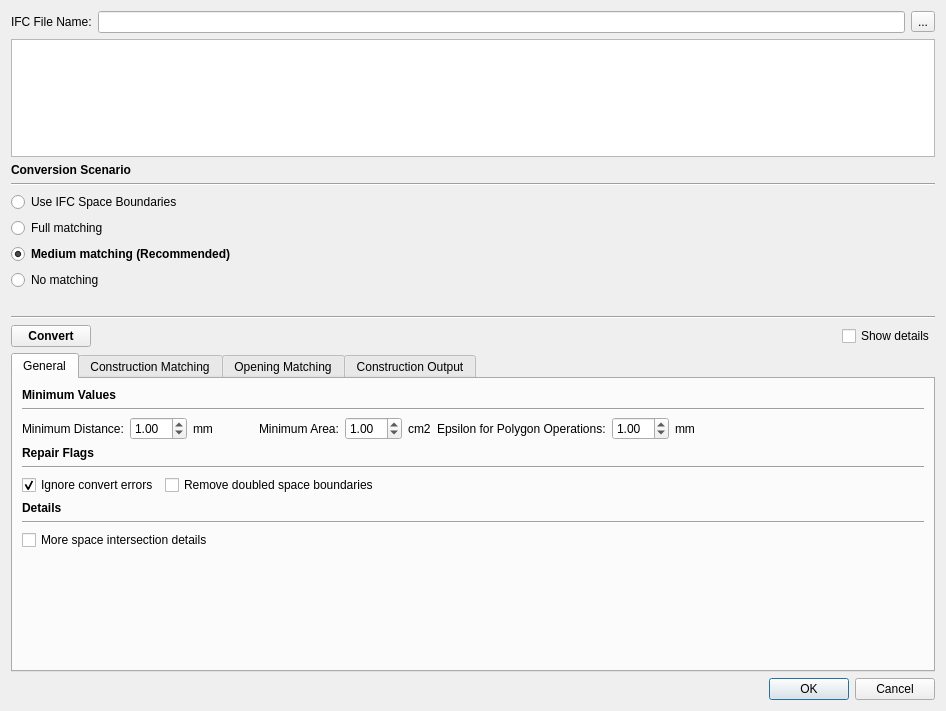
<?xml version="1.0" encoding="UTF-8"?>
<ui version="4.0">
 <class>ImportIFCDialog</class>
 <widget class="QDialog" name="ImportIFCDialog">
  <property name="geometry">
   <rect>
    <x>0</x>
    <y>0</y>
    <width>946</width>
    <height>711</height>
   </rect>
  </property>
  <property name="windowTitle">
   <string>IFC Import</string>
  </property>
  <layout class="QVBoxLayout" name="verticalLayoutMain">
   <item>
    <layout class="QHBoxLayout" name="horizontalLayoutFile">
     <item>
      <widget class="QLabel" name="labelIFCFileName">
       <property name="text">
        <string>IFC File Name:</string>
       </property>
      </widget>
     </item>
     <item>
      <widget class="QLineEdit" name="lineEditIFCFile"/>
     </item>
     <item>
      <widget class="QToolButton" name="toolButtonOpenIFCFile">
       <property name="text">
        <string>...</string>
       </property>
      </widget>
     </item>
    </layout>
   </item>
   <item>
    <widget class="QTextEdit" name="textEdit">
     <property name="readOnly">
      <bool>true</bool>
     </property>
    </widget>
   </item>
   <item>
    <widget class="QWidget" name="widgetConvert" native="true">
     <layout class="QVBoxLayout" name="verticalLayoutConvert">
      <property name="leftMargin">
       <number>0</number>
      </property>
      <property name="topMargin">
       <number>0</number>
      </property>
      <property name="rightMargin">
       <number>0</number>
      </property>
      <property name="bottomMargin">
       <number>0</number>
      </property>
      <item>
       <widget class="QLabel" name="labelSectionScenario">
        <property name="font">
         <font>
          <bold>true</bold>
         </font>
        </property>
        <property name="text">
         <string>Conversion Scenario</string>
        </property>
       </widget>
      </item>
      <item>
       <widget class="QFrame" name="lineScenario">
        <property name="frameShape">
         <enum>QFrame::Shape::HLine</enum>
        </property>
        <property name="frameShadow">
         <enum>QFrame::Shadow::Sunken</enum>
        </property>
       </widget>
      </item>
      <item>
       <widget class="QRadioButton" name="radioButtonScenarioSB">
        <property name="text">
         <string>Use IFC Space Boundaries</string>
        </property>
       </widget>
      </item>
      <item>
       <widget class="QRadioButton" name="radioButtonScenarioFull">
        <property name="text">
         <string>Full matching</string>
        </property>
       </widget>
      </item>
      <item>
       <widget class="QRadioButton" name="radioButtonScenarioMedium">
        <property name="font">
         <font>
          <bold>true</bold>
         </font>
        </property>
        <property name="text">
         <string>Medium matching (Recommended)</string>
        </property>
        <property name="checked">
         <bool>true</bool>
        </property>
       </widget>
      </item>
      <item>
       <widget class="QRadioButton" name="radioButtonScenarioNone">
        <property name="text">
         <string>No matching</string>
        </property>
       </widget>
      </item>
      <item>
       <widget class="QLabel" name="labelScenarioDescription">
        <property name="text">
         <string/>
        </property>
        <property name="wordWrap">
         <bool>true</bool>
        </property>
       </widget>
      </item>
      <item>
       <widget class="QFrame" name="lineBeforeConvert">
        <property name="frameShape">
         <enum>QFrame::Shape::HLine</enum>
        </property>
        <property name="frameShadow">
         <enum>QFrame::Shadow::Sunken</enum>
        </property>
       </widget>
      </item>
      <item>
       <layout class="QHBoxLayout" name="horizontalLayoutConvertRow">
        <item>
         <widget class="QPushButton" name="pushButtonConvert">
          <property name="font">
           <font>
            <bold>true</bold>
           </font>
          </property>
          <property name="text">
           <string>Convert</string>
          </property>
         </widget>
        </item>
        <item>
         <spacer name="horizontalSpacerConvert">
          <property name="orientation">
           <enum>Qt::Orientation::Horizontal</enum>
          </property>
          <property name="sizeHint" stdset="0">
           <size>
            <width>40</width>
            <height>20</height>
           </size>
          </property>
         </spacer>
        </item>
        <item>
         <widget class="QCheckBox" name="checkBoxAdvanced">
          <property name="text">
           <string>Show details</string>
          </property>
         </widget>
        </item>
       </layout>
      </item>
      <item>
       <widget class="QTabWidget" name="tabWidgetAdvanced">
        <property name="currentIndex">
         <number>0</number>
        </property>
        <widget class="QWidget" name="tabGeneralOptions">
         <attribute name="title">
          <string>General</string>
         </attribute>
         <layout class="QVBoxLayout" name="verticalLayoutGeneral" stretch="0,0,0,0,0,0,0,0,0,1">
          <item>
           <widget class="QLabel" name="labelSectionMinimumValues">
            <property name="font">
             <font>
              <bold>true</bold>
             </font>
            </property>
            <property name="text">
             <string>Minimum Values</string>
            </property>
           </widget>
          </item>
          <item>
           <widget class="QFrame" name="lineMinimumValues">
            <property name="frameShape">
             <enum>QFrame::Shape::HLine</enum>
            </property>
            <property name="frameShadow">
             <enum>QFrame::Shadow::Sunken</enum>
            </property>
           </widget>
          </item>
          <item>
           <layout class="QHBoxLayout" name="horizontalLayoutMinimumValues">
            <item>
             <widget class="QLabel" name="labelMinimumDistance">
              <property name="text">
               <string>Minimum Distance:</string>
              </property>
             </widget>
            </item>
            <item>
             <widget class="QDoubleSpinBox" name="doubleSpinBoxMinimumDistance">
              <property name="value">
               <double>1.000000000000000</double>
              </property>
             </widget>
            </item>
            <item>
             <widget class="QLabel" name="labelMinimumDistanceUnit">
              <property name="text">
               <string>mm</string>
              </property>
             </widget>
            </item>
            <item>
             <spacer name="horizontalSpacerMinDist">
              <property name="orientation">
               <enum>Qt::Orientation::Horizontal</enum>
              </property>
              <property name="sizeType">
               <enum>QSizePolicy::Policy::Fixed</enum>
              </property>
              <property name="sizeHint" stdset="0">
               <size>
                <width>40</width>
                <height>20</height>
               </size>
              </property>
             </spacer>
            </item>
            <item>
             <widget class="QLabel" name="labelMinimumArea">
              <property name="text">
               <string>Minimum Area:</string>
              </property>
             </widget>
            </item>
            <item>
             <widget class="QDoubleSpinBox" name="doubleSpinBoxMinimumArea">
              <property name="value">
               <double>1.000000000000000</double>
              </property>
             </widget>
            </item>
            <item>
             <widget class="QLabel" name="labelMinimumAreaUnit">
              <property name="text">
               <string>cm2</string>
              </property>
             </widget>
            </item>
            <item>
             <widget class="QLabel" name="labelPolygonEpsilon">
              <property name="text">
               <string>Epsilon for Polygon Operations:</string>
              </property>
             </widget>
            </item>
            <item>
             <widget class="QDoubleSpinBox" name="doubleSpinBoxPolygonEpsilon">
              <property name="value">
               <double>1.000000000000000</double>
              </property>
             </widget>
            </item>
            <item>
             <widget class="QLabel" name="labelPolygonEpsilonUnit">
              <property name="text">
               <string>mm</string>
              </property>
             </widget>
            </item>
            <item>
             <spacer name="horizontalSpacerMinValues">
              <property name="orientation">
               <enum>Qt::Orientation::Horizontal</enum>
              </property>
              <property name="sizeHint" stdset="0">
               <size>
                <width>40</width>
                <height>20</height>
               </size>
              </property>
             </spacer>
            </item>
           </layout>
          </item>
          <item>
           <widget class="QLabel" name="labelSectionRepairFlags">
            <property name="font">
             <font>
              <bold>true</bold>
             </font>
            </property>
            <property name="text">
             <string>Repair Flags</string>
            </property>
           </widget>
          </item>
          <item>
           <widget class="QFrame" name="lineRepairFlags">
            <property name="frameShape">
             <enum>QFrame::Shape::HLine</enum>
            </property>
            <property name="frameShadow">
             <enum>QFrame::Shadow::Sunken</enum>
            </property>
           </widget>
          </item>
          <item>
           <layout class="QHBoxLayout" name="horizontalLayoutRepairFlags">
            <item>
             <widget class="QCheckBox" name="checkBoxIgnorErrors">
              <property name="toolTip">
               <string>If checked all errors will be ignored and the finish button will be enabled</string>
              </property>
              <property name="text">
               <string>Ignore convert errors</string>
              </property>
              <property name="checked">
               <bool>true</bool>
              </property>
             </widget>
            </item>
            <item>
             <widget class="QCheckBox" name="checkBoxRemoveDoubleSBs">
              <property name="text">
               <string>Remove doubled space boundaries</string>
              </property>
             </widget>
            </item>
            <item>
             <spacer name="horizontalSpacerRepairFlags">
              <property name="orientation">
               <enum>Qt::Orientation::Horizontal</enum>
              </property>
              <property name="sizeHint" stdset="0">
               <size>
                <width>40</width>
                <height>20</height>
               </size>
              </property>
             </spacer>
            </item>
           </layout>
          </item>
          <item>
           <widget class="QLabel" name="labelSectionDetails">
            <property name="font">
             <font>
              <bold>true</bold>
             </font>
            </property>
            <property name="text">
             <string>Details</string>
            </property>
           </widget>
          </item>
          <item>
           <widget class="QFrame" name="lineDetails">
            <property name="frameShape">
             <enum>QFrame::Shape::HLine</enum>
            </property>
            <property name="frameShadow">
             <enum>QFrame::Shadow::Sunken</enum>
            </property>
           </widget>
          </item>
          <item>
           <layout class="QHBoxLayout" name="horizontalLayoutDetails">
            <item>
             <widget class="QCheckBox" name="checkBoxSpaceIntersectionDetails">
              <property name="text">
               <string>More space intersection details</string>
              </property>
             </widget>
            </item>
            <item>
             <spacer name="horizontalSpacerDetails">
              <property name="orientation">
               <enum>Qt::Orientation::Horizontal</enum>
              </property>
              <property name="sizeHint" stdset="0">
               <size>
                <width>40</width>
                <height>20</height>
               </size>
              </property>
             </spacer>
            </item>
           </layout>
          </item>
          <item>
           <spacer name="verticalSpacerGeneral">
            <property name="orientation">
             <enum>Qt::Orientation::Vertical</enum>
            </property>
            <property name="sizeHint" stdset="0">
             <size>
              <width>20</width>
              <height>40</height>
             </size>
            </property>
           </spacer>
          </item>
         </layout>
        </widget>
        <widget class="QWidget" name="tabConstructionMatching">
         <attribute name="title">
          <string>Construction Matching</string>
         </attribute>
         <layout class="QGridLayout" name="gridLayoutConstructionMatching">
          <item row="0" column="0" colspan="2">
           <widget class="QLabel" name="labelConstructionMatchingType">
            <property name="text">
             <string>Construction Matching Type:</string>
            </property>
           </widget>
          </item>
          <item row="1" column="0">
           <widget class="QRadioButton" name="radioButtonMatchingFull">
            <property name="text">
             <string>Full</string>
            </property>
            <property name="checked">
             <bool>false</bool>
            </property>
           </widget>
          </item>
          <item row="1" column="1">
           <widget class="QRadioButton" name="radioButtonMatchingFirst">
            <property name="text">
             <string>Highest priority</string>
            </property>
            <property name="checked">
             <bool>true</bool>
            </property>
           </widget>
          </item>
          <item row="1" column="2" colspan="2">
           <widget class="QRadioButton" name="radioButtonMatchingNConstructions">
            <property name="text">
             <string>N constructions</string>
            </property>
           </widget>
          </item>
          <item row="1" column="4">
           <widget class="QRadioButton" name="radioButtonMatchingNo">
            <property name="text">
             <string>No matching</string>
            </property>
           </widget>
          </item>
          <item row="1" column="5">
           <spacer name="horizontalSpacerMatching">
            <property name="orientation">
             <enum>Qt::Orientation::Horizontal</enum>
            </property>
            <property name="sizeHint" stdset="0">
             <size>
              <width>40</width>
              <height>20</height>
             </size>
            </property>
           </spacer>
          </item>
          <item row="2" column="2" colspan="2">
           <layout class="QHBoxLayout" name="horizontalLayoutNConstructions">
            <item>
             <widget class="QLabel" name="labelFirstNConstructionMatching">
              <property name="text">
               <string>First N Construction Matching:</string>
              </property>
             </widget>
            </item>
            <item>
             <widget class="QSpinBox" name="spinBoxMatchingNConstructions">
              <property name="minimum">
               <number>2</number>
              </property>
             </widget>
            </item>
           </layout>
          </item>
          <item row="3" column="0" colspan="4">
           <widget class="QLabel" name="labelConstructionTypesForSB">
            <property name="text">
             <string>Construction types used for creating space boundaries</string>
            </property>
           </widget>
          </item>
          <item row="4" column="0" colspan="6">
           <widget class="QListWidget" name="listWidgetConstructionTypes"/>
          </item>
          <item row="5" column="0" colspan="2">
           <widget class="QLabel" name="labelStandardWallThickness">
            <property name="text">
             <string>Standard Wall Thickness in m:</string>
            </property>
           </widget>
          </item>
          <item row="5" column="2">
           <widget class="QDoubleSpinBox" name="doubleSpinBoxStandardWallThickness">
            <property name="decimals">
             <number>3</number>
            </property>
            <property name="minimum">
             <double>0.001000000000000</double>
            </property>
            <property name="singleStep">
             <double>0.010000000000000</double>
            </property>
            <property name="value">
             <double>0.500000000000000</double>
            </property>
           </widget>
          </item>
          <item row="5" column="3" colspan="3">
           <widget class="QLabel" name="labelStandardWallThicknessHint">
            <property name="text">
             <string>Will be used in case no construction exist.</string>
            </property>
           </widget>
          </item>
          <item row="6" column="0" colspan="2">
           <widget class="QLabel" name="labelConstructionMatchFactor">
            <property name="text">
             <string>Construction Match Factor:</string>
            </property>
           </widget>
          </item>
          <item row="6" column="2">
           <widget class="QDoubleSpinBox" name="doubleSpinBoxMatchConstructionFactor">
            <property name="decimals">
             <number>1</number>
            </property>
            <property name="minimum">
             <double>1.000000000000000</double>
            </property>
           </widget>
          </item>
          <item row="6" column="3" colspan="3">
           <widget class="QLabel" name="labelConstructionMatchFactorHint">
            <property name="text">
             <string>Factor will be multiplied with wall thickness in order to get search distance</string>
            </property>
           </widget>
          </item>
         </layout>
        </widget>
        <widget class="QWidget" name="tabOpeningMatching">
         <attribute name="title">
          <string>Opening Matching</string>
         </attribute>
         <layout class="QGridLayout" name="gridLayoutOpeningMatching">
          <item row="0" column="0">
           <widget class="QLabel" name="labelOpeningSearchDistance">
            <property name="text">
             <string>Opening Search Distance:</string>
            </property>
           </widget>
          </item>
          <item row="0" column="1">
           <widget class="QDoubleSpinBox" name="doubleSpinBoxMatchOpeningDistance"/>
          </item>
          <item row="0" column="2">
           <widget class="QLabel" name="labelOpeningDistanceUnit">
            <property name="text">
             <string>m</string>
            </property>
           </widget>
          </item>
          <item row="0" column="3">
           <spacer name="horizontalSpacerOpening">
            <property name="orientation">
             <enum>Qt::Orientation::Horizontal</enum>
            </property>
            <property name="sizeHint" stdset="0">
             <size>
              <width>40</width>
              <height>20</height>
             </size>
            </property>
           </spacer>
          </item>
          <item row="1" column="0">
           <widget class="QCheckBox" name="checkBoxOpeningCSGSearch">
            <property name="text">
             <string>CSG search</string>
            </property>
            <property name="checked">
             <bool>true</bool>
            </property>
           </widget>
          </item>
          <item row="2" column="0">
           <widget class="QLabel" name="labelConstructionTypesForOpening">
            <property name="text">
             <string>Construction types for opening search</string>
            </property>
           </widget>
          </item>
          <item row="3" column="0" colspan="4">
           <widget class="QListWidget" name="listWidgetOpeningSearchElements"/>
          </item>
         </layout>
        </widget>
        <widget class="QWidget" name="tabConstructionOutput">
         <attribute name="title">
          <string>Construction Output</string>
         </attribute>
         <layout class="QGridLayout" name="gridLayoutConstructionOutput">
          <item row="0" column="0">
           <widget class="QCheckBox" name="checkBoxWriteAllOthers">
            <property name="text">
             <string>All others</string>
            </property>
           </widget>
          </item>
          <item row="0" column="1">
           <widget class="QCheckBox" name="checkBoxWriteConstructions">
            <property name="text">
             <string>Constructions</string>
            </property>
           </widget>
          </item>
          <item row="0" column="2">
           <widget class="QCheckBox" name="checkBoxWriteBuildingElements">
            <property name="text">
             <string>Building elements</string>
            </property>
           </widget>
          </item>
          <item row="0" column="3">
           <widget class="QCheckBox" name="checkBoxWriteOpenings">
            <property name="text">
             <string>Openings</string>
            </property>
           </widget>
          </item>
          <item row="0" column="4">
           <spacer name="horizontalSpacerOutput">
            <property name="orientation">
             <enum>Qt::Orientation::Horizontal</enum>
            </property>
            <property name="sizeHint" stdset="0">
             <size>
              <width>40</width>
              <height>20</height>
             </size>
            </property>
           </spacer>
          </item>
          <item row="1" column="0" colspan="3">
           <widget class="QCheckBox" name="checkBoxSurfaceWritingMethod">
            <property name="text">
             <string>Write surface polygons in old style</string>
            </property>
           </widget>
          </item>
          <item row="1" column="3">
           <widget class="QCheckBox" name="checkBoxWriteShadingObjects">
            <property name="toolTip">
             <string>Also export every building element as a VICUS shading object (m_shadingObjects).</string>
            </property>
            <property name="text">
             <string>As shading objects</string>
            </property>
           </widget>
          </item>
          <item row="2" column="1">
           <spacer name="verticalSpacerOutput">
            <property name="orientation">
             <enum>Qt::Orientation::Vertical</enum>
            </property>
            <property name="sizeHint" stdset="0">
             <size>
              <width>20</width>
              <height>40</height>
             </size>
            </property>
           </spacer>
          </item>
         </layout>
        </widget>
       </widget>
      </item>
     </layout>
    </widget>
   </item>
   <item>
    <widget class="QDialogButtonBox" name="buttonBox">
     <property name="standardButtons">
      <set>QDialogButtonBox::StandardButton::Cancel|QDialogButtonBox::StandardButton::Ok</set>
     </property>
    </widget>
   </item>
  </layout>
 </widget>
 <resources/>
 <connections>
  <connection>
   <sender>buttonBox</sender>
   <signal>rejected()</signal>
   <receiver>ImportIFCDialog</receiver>
   <slot>reject()</slot>
   <hints>
    <hint type="sourcelabel">
     <x>450</x>
     <y>580</y>
    </hint>
    <hint type="destinationlabel">
     <x>450</x>
     <y>300</y>
    </hint>
   </hints>
  </connection>
 </connections>
</ui>
